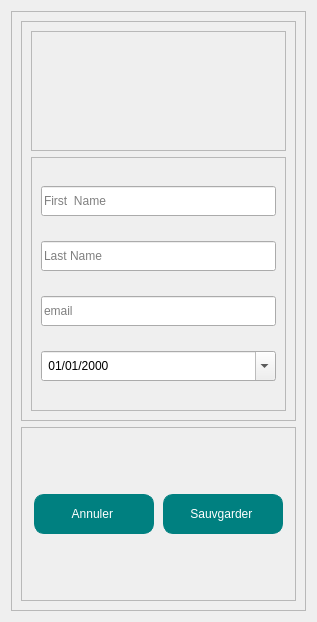
                              <widget class="QWidget" name="scrollAreaWidgetContents">
                               <property name="geometry">
                                <rect>
                                 <x>0</x>
                                 <y>0</y>
                                 <width>317</width>
                                 <height>622</height>
                                </rect>
                               </property>
                               <layout class="QVBoxLayout" name="verticalLayout_29">
                                <item>
                                 <widget class="QFrame" name="frame_25">
                                  <property name="minimumSize">
                                   <size>
                                    <width>0</width>
                                    <height>600</height>
                                   </size>
                                  </property>
                                  <property name="frameShape">
                                   <enum>QFrame::StyledPanel</enum>
                                  </property>
                                  <property name="frameShadow">
                                   <enum>QFrame::Raised</enum>
                                  </property>
                                  <layout class="QVBoxLayout" name="verticalLayout_32">
                                   <item>
                                    <widget class="QFrame" name="frame_27">
                                     <property name="minimumSize">
                                      <size>
                                       <width>0</width>
                                       <height>400</height>
                                      </size>
                                     </property>
                                     <property name="frameShape">
                                      <enum>QFrame::StyledPanel</enum>
                                     </property>
                                     <property name="frameShadow">
                                      <enum>QFrame::Raised</enum>
                                     </property>
                                     <layout class="QVBoxLayout" name="verticalLayout_34">
                                      <item>
                                       <widget class="QFrame" name="frame_28">
                                        <property name="minimumSize">
                                         <size>
                                          <width>0</width>
                                          <height>120</height>
                                         </size>
                                        </property>
                                        <property name="maximumSize">
                                         <size>
                                          <width>16777215</width>
                                          <height>120</height>
                                         </size>
                                        </property>
                                        <property name="frameShape">
                                         <enum>QFrame::StyledPanel</enum>
                                        </property>
                                        <property name="frameShadow">
                                         <enum>QFrame::Raised</enum>
                                        </property>
                                        <widget class="QLabel" name="label_17">
                                         <property name="geometry">
                                          <rect>
                                           <x>270</x>
                                           <y>10</y>
                                           <width>100</width>
                                           <height>100</height>
                                          </rect>
                                         </property>
                                         <property name="minimumSize">
                                          <size>
                                           <width>100</width>
                                           <height>100</height>
                                          </size>
                                         </property>
                                         <property name="maximumSize">
                                          <size>
                                           <width>80</width>
                                           <height>80</height>
                                          </size>
                                         </property>
                                         <property name="text">
                                          <string />
                                         </property>
                                         <property name="pixmap">
                                          <pixmap resource="../Qss/icons/_icons.qrc">:/feather/icons/feather/user.png</pixmap>
                                         </property>
                                         <property name="scaledContents">
                                          <bool>true</bool>
                                         </property>
                                        </widget>
                                        <widget class="QPushButton" name="pushButton_2">
                                         <property name="geometry">
                                          <rect>
                                           <x>340</x>
                                           <y>70</y>
                                           <width>40</width>
                                           <height>40</height>
                                          </rect>
                                         </property>
                                         <property name="minimumSize">
                                          <size>
                                           <width>40</width>
                                           <height>40</height>
                                          </size>
                                         </property>
                                         <property name="maximumSize">
                                          <size>
                                           <width>40</width>
                                           <height>40</height>
                                          </size>
                                         </property>
                                         <property name="text">
                                          <string />
                                         </property>
                                         <property name="icon">
                                          <iconset resource="../Qss/icons/_icons.qrc">
                                           <normaloff>:/material_design/icons/material_design/edit.png</normaloff>:/material_design/icons/material_design/edit.png</iconset>
                                         </property>
                                         <property name="iconSize">
                                          <size>
                                           <width>35</width>
                                           <height>35</height>
                                          </size>
                                         </property>
                                        </widget>
                                       </widget>
                                      </item>
                                      <item>
                                       <widget class="QFrame" name="frame_26">
                                        <property name="minimumSize">
                                         <size>
                                          <width>0</width>
                                          <height>200</height>
                                         </size>
                                        </property>
                                        <property name="frameShape">
                                         <enum>QFrame::StyledPanel</enum>
                                        </property>
                                        <property name="frameShadow">
                                         <enum>QFrame::Raised</enum>
                                        </property>
                                        <layout class="QVBoxLayout" name="verticalLayout_33">
                                         <item>
                                          <widget class="QLineEdit" name="lineEdit_6">
                                           <property name="minimumSize">
                                            <size>
                                             <width>150</width>
                                             <height>30</height>
                                            </size>
                                           </property>
                                           <property name="placeholderText">
                                            <string>First  Name</string>
                                           </property>
                                          </widget>
                                         </item>
                                         <item>
                                          <widget class="QLineEdit" name="lineEdit_7">
                                           <property name="minimumSize">
                                            <size>
                                             <width>150</width>
                                             <height>30</height>
                                            </size>
                                           </property>
                                           <property name="placeholderText">
                                            <string>Last Name</string>
                                           </property>
                                          </widget>
                                         </item>
                                         <item>
                                          <widget class="QLineEdit" name="lineEdit_5">
                                           <property name="minimumSize">
                                            <size>
                                             <width>150</width>
                                             <height>30</height>
                                            </size>
                                           </property>
                                           <property name="placeholderText">
                                            <string>email</string>
                                           </property>
                                          </widget>
                                         </item>
                                         <item>
                                          <widget class="QDateEdit" name="dateEdit_2">
                                           <property name="minimumSize">
                                            <size>
                                             <width>0</width>
                                             <height>30</height>
                                            </size>
                                           </property>
                                           <property name="showGroupSeparator" stdset="0">
                                            <bool>false</bool>
                                           </property>
                                           <property name="displayFormat">
                                            <string> dd/MM/yyyy  </string>
                                           </property>
                                           <property name="calendarPopup">
                                            <bool>true</bool>
                                           </property>
                                          </widget>
                                         </item>
                                        </layout>
                                       </widget>
                                      </item>
                                     </layout>
                                    </widget>
                                   </item>
                                   <item>
                                    <widget class="QFrame" name="frame_29">
                                     <property name="frameShape">
                                      <enum>QFrame::StyledPanel</enum>
                                     </property>
                                     <property name="frameShadow">
                                      <enum>QFrame::Raised</enum>
                                     </property>
                                     <layout class="QHBoxLayout" name="horizontalLayout_26">
                                      <item>
                                       <widget class="QPushButton" name="stop_2">
                                        <property name="minimumSize">
                                         <size>
                                          <width>120</width>
                                          <height>40</height>
                                         </size>
                                        </property>
                                        <property name="maximumSize">
                                         <size>
                                          <width>120</width>
                                          <height>16777215</height>
                                         </size>
                                        </property>
                                        <property name="styleSheet">
                                         <string notr="true">border-radius:10px;
border: 1px solid #008080;
background-color: #008080;
color: #ffffff;</string>
                                        </property>
                                        <property name="text">
                                         <string>Annuler </string>
                                        </property>
                                       </widget>
                                      </item>
                                      <item>
                                       <widget class="QPushButton" name="start_2">
                                        <property name="minimumSize">
                                         <size>
                                          <width>120</width>
                                          <height>40</height>
                                         </size>
                                        </property>
                                        <property name="maximumSize">
                                         <size>
                                          <width>120</width>
                                          <height>16777215</height>
                                         </size>
                                        </property>
                                        <property name="styleSheet">
                                         <string notr="true">border-radius:10px;
border: 1px solid #008080;
background-color: #008080;
color: #ffffff;</string>
                                        </property>
                                        <property name="text">
                                         <string>Sauvgarder </string>
                                        </property>
                                       </widget>
                                      </item>
                                     </layout>
                                    </widget>
                                   </item>
                                  </layout>
                                 </widget>
                                </item>
                               </layout>
                              </widget>
